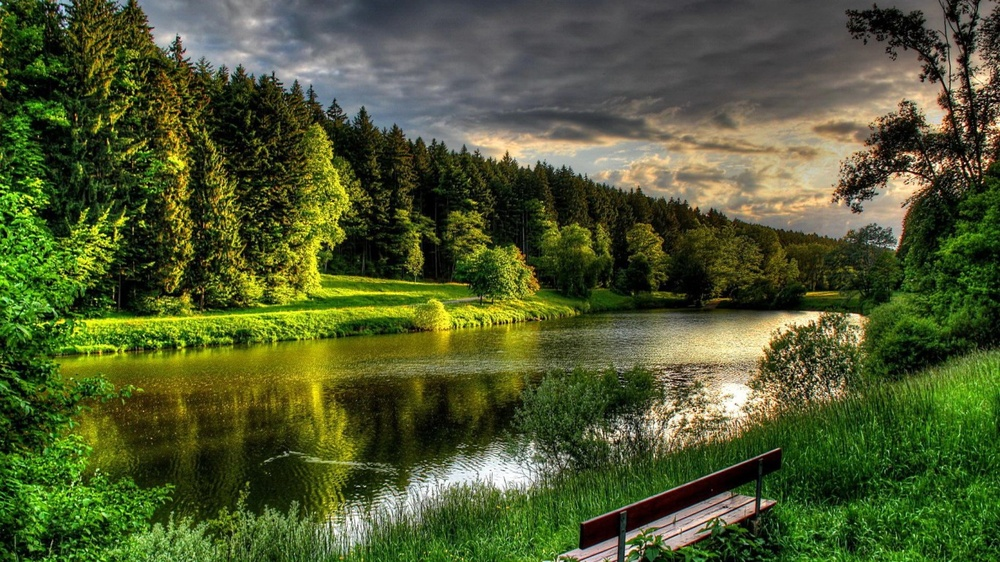
#> input picture PythonProjecct/images/manzara.jpg, 1000 x 562 px, shrunk from 1366 x 768 before the run
$ python 13-sobel.py   (older library calls are emulated)
#> lines starting #> are read from the running program, lines starting #| are printed output that depends on the picture
import cv2
import numpy as np
import matplotlib.pyplot as plt


image = cv2.imread('images/manzara.jpg', cv2.IMREAD_GRAYSCALE)
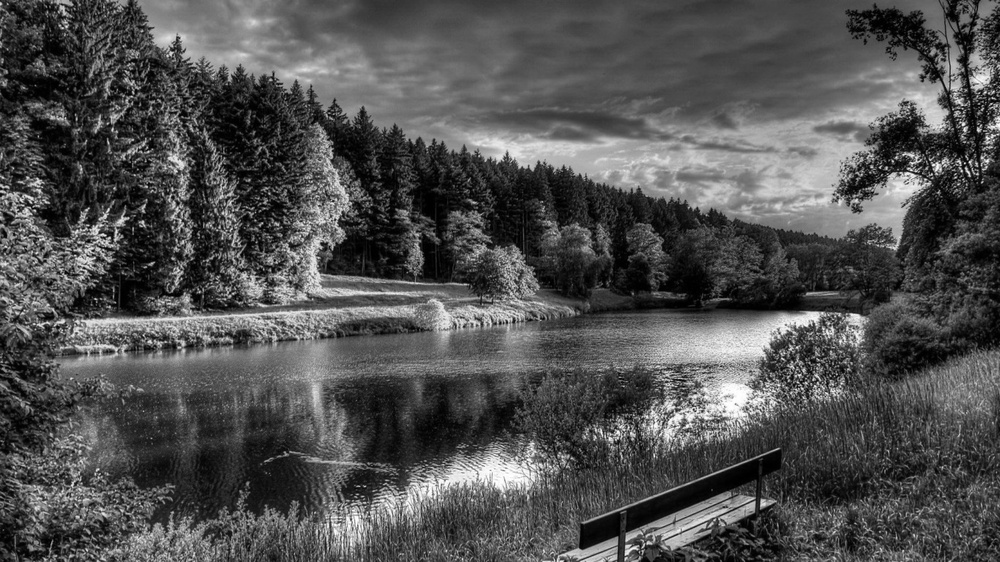
#> image: shape (562, 1000); min 0, max 255, mean 81


sobel_x = cv2.Sobel(image, cv2.CV_64F, 1, 0, ksize=3)
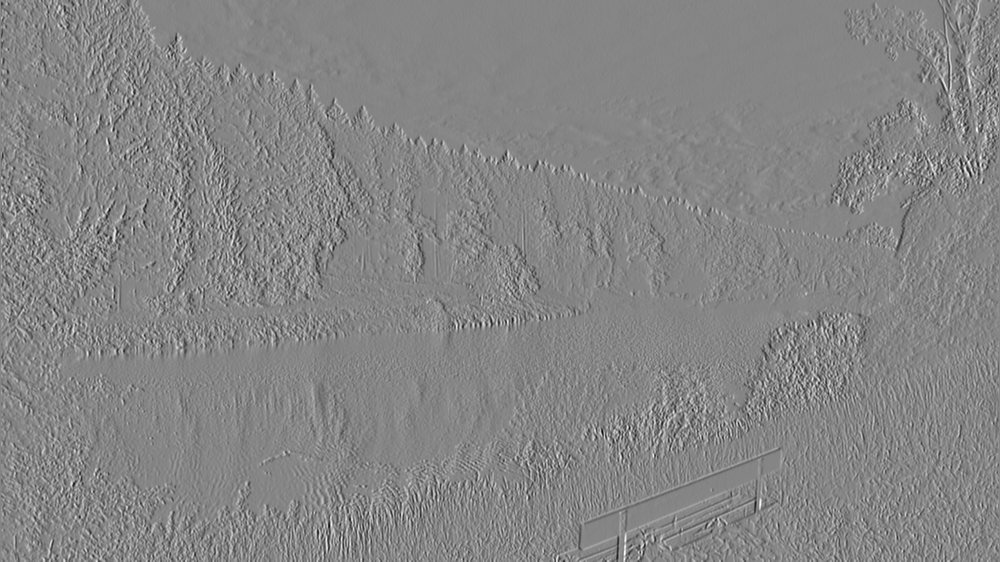
#> sobel_x: shape (562, 1000) float64; min -848, max 771, mean -0.1; drawn with min black and max white
sobel_y = cv2.Sobel(image, cv2.CV_64F, 0, 1, ksize=3)
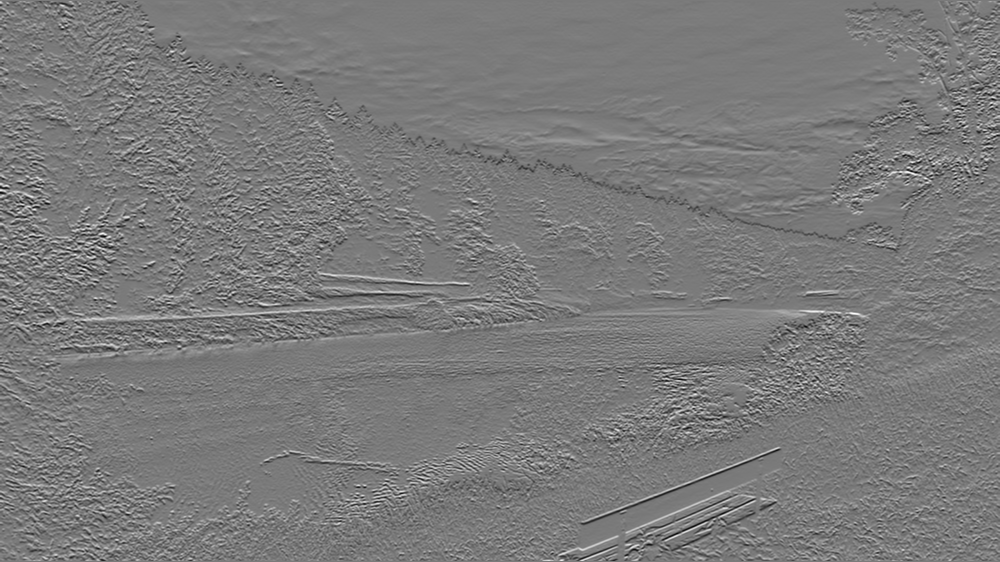
#> sobel_y: shape (562, 1000) float64; min -764, max 823, mean 0; drawn with min black and max white

plt.figure(figsize=(10, 6))

plt.subplot(1, 3, 1)
plt.imshow(image, cmap='gray')
plt.title('Orijinal Görüntü')
plt.axis('off')

plt.subplot(1, 3, 2)
plt.imshow(sobel_x, cmap='gray')
plt.title('Sobel X')
plt.axis('off')

plt.subplot(1, 3, 3)
plt.imshow(sobel_y, cmap='gray')
plt.title('Sobel Y')
plt.axis('off')

plt.tight_layout()
plt.show()
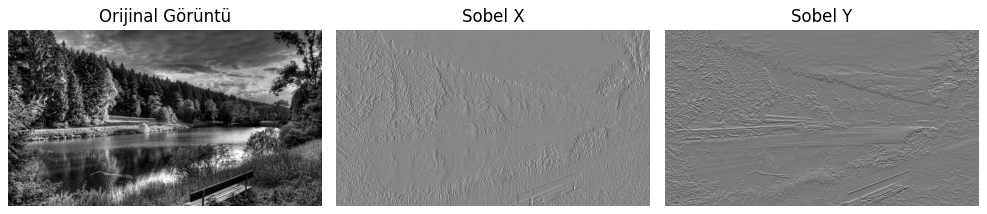
#> figure drawn by matplotlib, 3 panels

$ run again, with PythonProjecct/images/bitplane.jpg copied over PythonProjecct/images/manzara.jpg
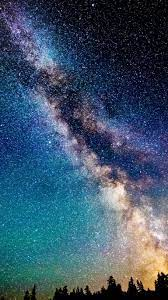
#> input picture PythonProjecct/images/bitplane.jpg, 168 x 300 px
#> `sobel_y = cv2.Sobel(image, cv2.CV_64F, 0, 1, ksize=3)`:
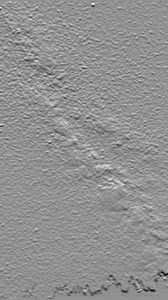
#> sobel_y: shape (300, 168) float64; min -691, max 524, mean -0.1; drawn with min black and max white
#> `plt.show()`:
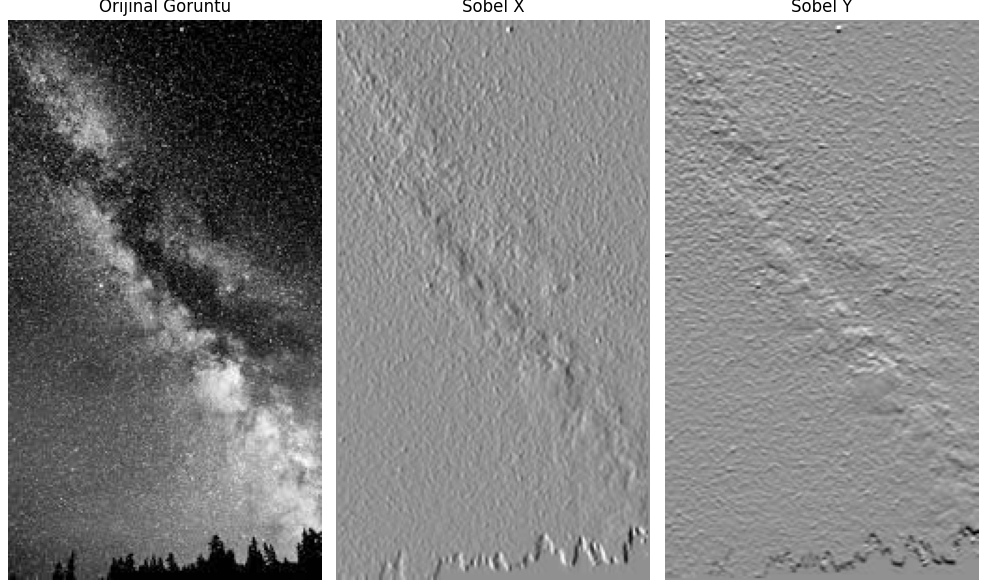
#> figure drawn by matplotlib, 3 panels

$ run again, with PythonProjecct/images/resim.jpg copied over PythonProjecct/images/manzara.jpg
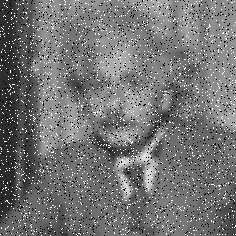
#> input picture PythonProjecct/images/resim.jpg, 236 x 236 px
#> image is the input picture: shape (236, 236); min 0, max 255, mean 115.7
#> `sobel_y = cv2.Sobel(image, cv2.CV_64F, 0, 1, ksize=3)`:
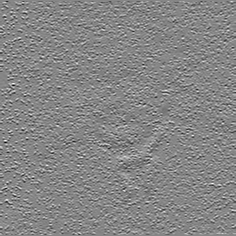
#> sobel_y: shape (236, 236) float64; min -889, max 802, mean -1.1; drawn with min black and max white
#> `plt.show()`:
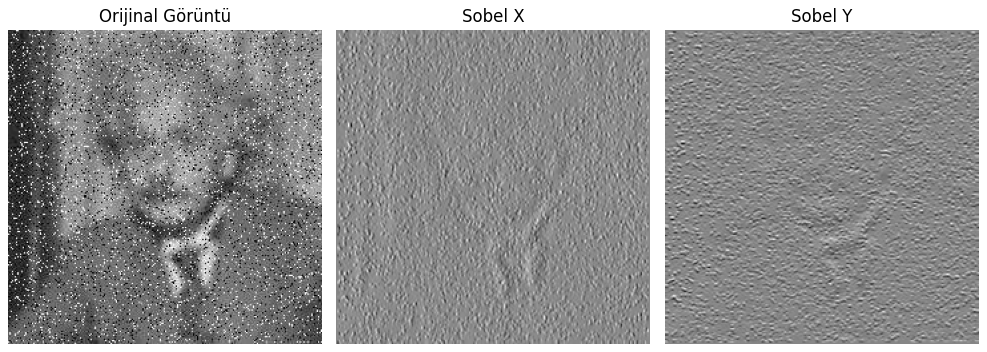
#> figure drawn by matplotlib, 3 panels
